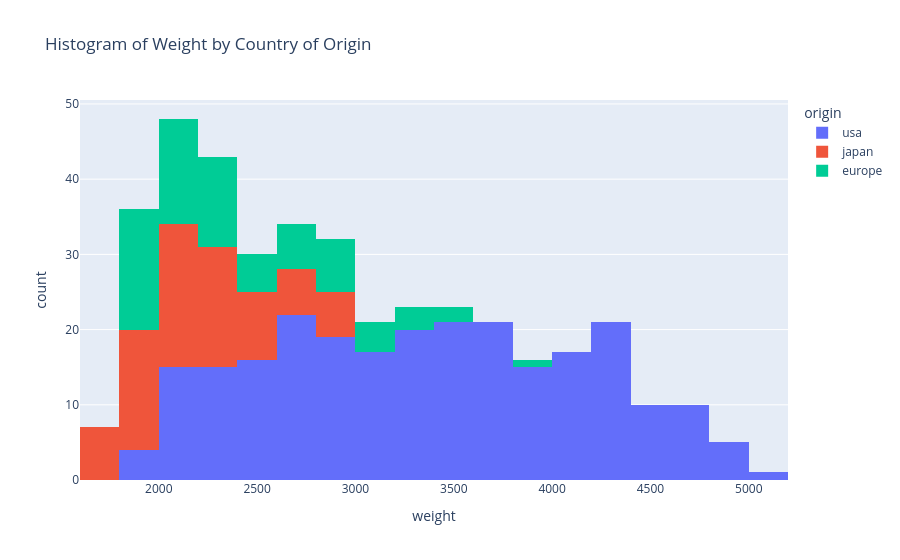

Source (notebook cell):
### Code cell
##  Histogram of weight

fig = px.histogram(cars, x = "weight", nbins= 20, color= "origin", title= "Histogram of Weight by Country of Origin")
fig.show()

### Figure 1 — Plotly figure (JSON) as saved in the notebook; plotly's stock layout.template omitted (floating-point values rounded to 4 significant figures; data arrays with more than 128 entries replaced by an {"elided": "..."} marker saying what was removed)
{"data": [{"alignmentgroup": "True", "bingroup": "x", "hovertemplate": "origin=usa<br>weight=%{x}<br>count=%{y}<extra></extra>", "legendgroup": "usa", "marker": {"color": "#636efa", "pattern": {"shape": ""}}, "name": "usa", "nbinsx": 20, "offsetgroup": "usa", "orientation": "v", "showlegend": true, "type": "histogram", "x": {"elided": "249 int values"}, "xaxis": "x", "yaxis": "y"}, {"alignmentgroup": "True", "bingroup": "x", "hovertemplate": "origin=japan<br>weight=%{x}<br>count=%{y}<extra></extra>", "legendgroup": "japan", "marker": {"color": "#EF553B", "pattern": {"shape": ""}}, "name": "japan", "nbinsx": 20, "offsetgroup": "japan", "orientation": "v", "showlegend": true, "type": "histogram", "x": [2372, 2130, 2130, 2228, 1773, 1613, 2278, 2330, 2288, 2506, 2100, 2279, 2379, 2124, 2807, 1950, 1836, 1649, 2003, 2489, 2391, 2171, 2702, 2545, 1795, 1795, 1990, 2155, 2930, 2045, 1945, 2265, 1985, 2815, 2720, 1985, 2070, 1800, 2560, 2300, 2515, 2405, 2135, 1975, 2020, 1968, 2019, 2711, 2542, 2434, 2265, 2110, 2110, 1850, 2145, 2910, 2420, 2290, 1755, 1760, 2065, 1975, 2050, 1985, 2210, 2350, 2615, 2635, 2900, 2930, 2025, 1970, 2160, 2205, 2245, 1965, 1965, 1995, 2665], "xaxis": "x", "yaxis": "y"}, {"alignmentgroup": "True", "bingroup": "x", "hovertemplate": "origin=europe<br>weight=%{x}<br>count=%{y}<extra></extra>", "legendgroup": "europe", "marker": {"color": "#00cc96", "pattern": {"shape": ""}}, "name": "europe", "nbinsx": 20, "offsetgroup": "europe", "orientation": "v", "showlegend": true, "type": "histogram", "x": [1835, 2672, 2430, 2375, 2234, 2123, 2074, 2065, 1834, 2254, 2933, 2511, 2979, 2189, 1950, 2265, 1867, 2158, 2582, 2868, 2660, 2219, 1963, 2300, 2108, 2246, 2000, 2223, 1937, 2694, 2957, 2945, 2671, 2464, 2220, 2202, 1937, 1825, 3150, 3270, 3820, 1825, 1940, 2190, 2600, 1985, 2830, 3140, 2795, 3410, 1990, 1925, 3530, 3190, 2130, 2144, 2188, 2085, 2335, 2950, 3250, 1835, 1845, 2500, 2190, 2320, 3230, 3160, 1980, 2130], "xaxis": "x", "yaxis": "y"}], "layout": {"autosize": true, "barmode": "relative", "legend": {"title": {"text": "origin"}, "tracegroupgap": 0}, "title": {"text": "Histogram of Weight by Country of Origin"}, "xaxis": {"anchor": "y", "autorange": true, "domain": [0, 1], "range": [1600.0, 5200.0], "title": {"text": "weight"}, "type": "linear"}, "yaxis": {"anchor": "x", "autorange": true, "domain": [0, 1], "range": [0, 50.53], "title": {"text": "count"}}}}
